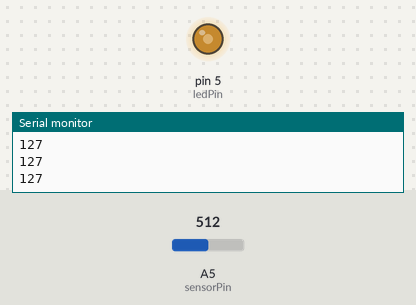
Recording of a sketch running on a simulated Arduino Uno, built with avr-gcc and run on an emulated ATmega328P. Shown: output pins drawn as LEDs (lit = HIGH), the last lines printed to the serial monitor. The inputs (shaded band) are chosen by the test bench; at power-on: A5 (sensorPin) = 512.

Above: at 1.2 s.
1.3 s: A5 (sensorPin) set to 716
At 2.0 s:
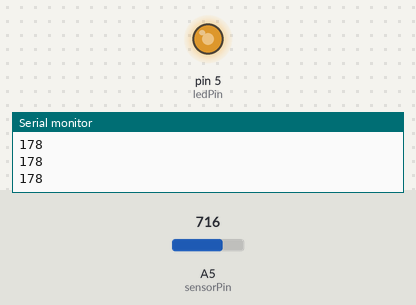
2.8 s: A5 (sensorPin) set to 900
At 3.3 s:
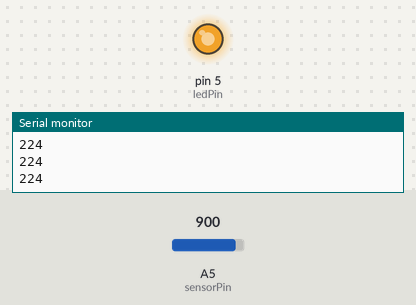
4.3 s: A5 (sensorPin) set to 122
At 5.5 s:
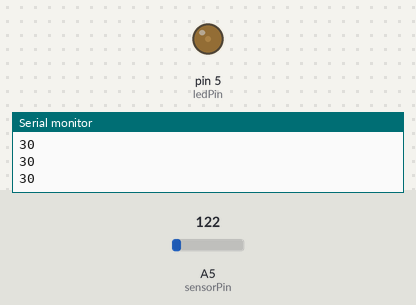
5.8 s: A5 (sensorPin) set to 0
At 6.6 s:
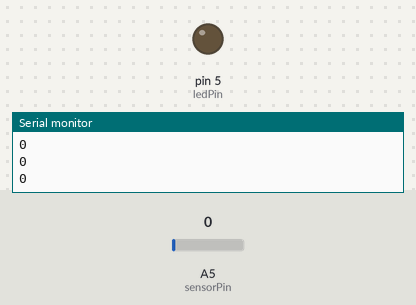
7.3 s: A5 (sensorPin) set to 511
At 7.8 s:
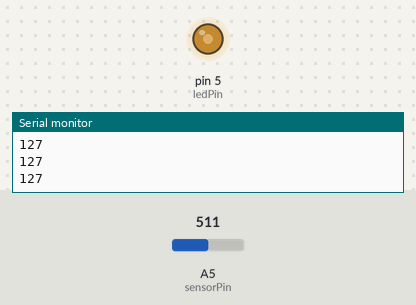
Timing chart, 0 to 9.8 s (numbered marks = the images above; inputs shaded):
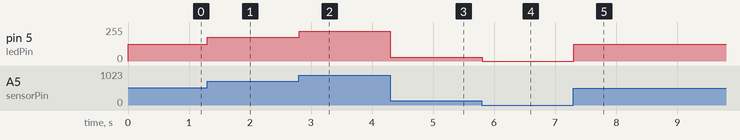

The sketch:

sketch_may12a.ino
```cpp
int sensorPin = A5;    //類比輸入的PIN腳
int ledPin = 5;      // 類比輸出的PIN腳，接到LED的正極
int sensorValue = 0;  // 類比輸入得到的數值

void setup() {
 pinMode(ledPin, OUTPUT);  //LED的PIN腳設為輸出
 Serial.begin(9600);
 Serial.println("Arduino debug start");
}

void loop() {
 sensorValue = analogRead(sensorPin);   //讀取類比輸入的值會得到0~1023

 sensorValue = map(sensorValue,0,1023,0,255);  //將0~1023轉化成0~255
 analogWrite(ledPin,sensorValue);  //將結果用PWM的方式輸出給LED，改變亮度
 Serial.println(sensorValue);

 }
```

Measured:
- after the input at 1.3 s, pin 5 (ledPin): 127/255 → 178/255 at once
- after the input at 2.8 s, pin 5 (ledPin): 178/255 → 224/255 at once
- after the input at 4.3 s, pin 5 (ledPin): 224/255 → 30/255 at once
- after the input at 5.8 s, pin 5 (ledPin): 30/255 → 0/255 at once
- after the input at 7.3 s, pin 5 (ledPin): 0/255 → 127/255 at once
